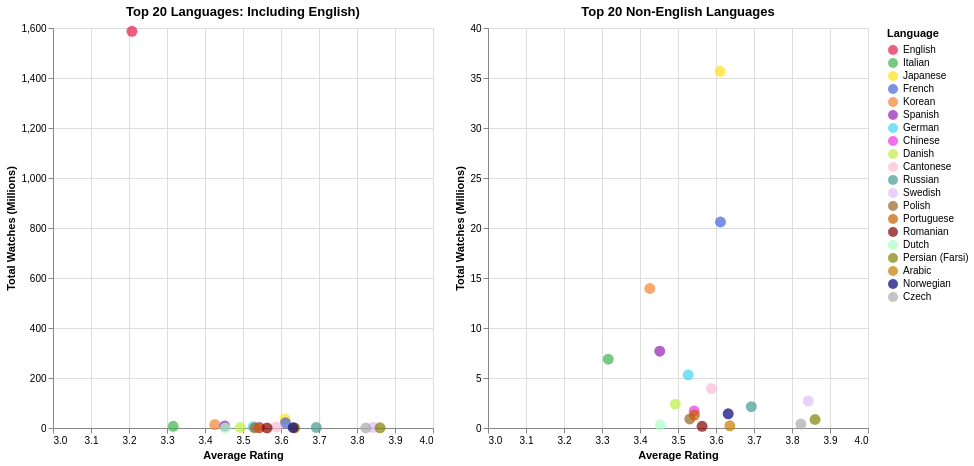

Notebook source saved alongside this figure:
### Code cell
# Average Rating vs Watches by top 20 Languages (Side-by-Side)

import altair as alt

lang_df = pd.read_csv("Movie_Data_File.csv").copy()
lang_df = lang_df.dropna(subset=["Original_language", "Watches", "Average_rating"])
lang_df = lang_df[lang_df["Original_language"] != "No spoken language"]
lang_df = lang_df[lang_df["Watches"] > 0]

# Aggregate per language
lang_agg = lang_df.groupby("Original_language").agg(
    total_watches=("Watches", "sum"),
    avg_rating=("Average_rating", "mean"),
    film_count=("Watches", "count")
).reset_index()

# Top 20 languages by film count
lang_agg = lang_agg.nlargest(20, "film_count").reset_index(drop=True)

# Convert to millions
lang_agg["watches_millions"] = (lang_agg["total_watches"] / 1_000_000).round(2)

# 20 visually distinct colors
legend_color = [
    "#e6194b", "#3cb44b", "#ffe119", "#4363d8", "#f58231",
    "#911eb4", "#42d4f4", "#f032e6", "#bfef45", "#fabed4",
    "#469990", "#dcbeff", "#9a6324", "#c45c00", "#800000",
    "#aaffc3", "#808000", "#c47a00", "#000075", "#a9a9a9"
]

# Split into two dataframes
all_langs   = lang_agg.copy()
non_english = lang_agg[lang_agg["Original_language"] != "English"].copy()

selection = alt.selection_point()

def make_chart(data, title):
    return alt.Chart(data).mark_point(filled=True, size=120).encode(
        x=alt.X("avg_rating:Q", title="Average Rating",
                scale=alt.Scale(domain=[3, 4])),
        y=alt.Y("watches_millions:Q", title="Total Watches (Millions)"),
        color=alt.condition(
            selection,
            alt.Color("Original_language:N",
                      scale=alt.Scale(domain=lang_agg["Original_language"].tolist(),
                                      range=legend_color),
                      legend=alt.Legend(title="Language")),
            alt.value("lightgrey")
        ),
        tooltip=[
            alt.Tooltip("Original_language:N", title="Language"),
            alt.Tooltip("avg_rating:Q", title="Avg Rating", format=".2f"),
            alt.Tooltip("watches_millions:Q", title="Watches (M)", format=".1f"),
            alt.Tooltip("film_count:Q", title="Number of Films")
        ]
    ).add_params(
        selection
    ).properties(
        title=title,
        width=380,
        height=400
    )

chart_all    = make_chart(all_langs,   "Top 20 Languages: Including English)")
chart_no_eng = make_chart(non_english, "Top 20 Non-English Languages")

(chart_all | chart_no_eng)

### Figure 1 — Vega-Lite specification as saved in the notebook (floating-point values rounded to 4 significant figures)
{"config": {"view": {"continuousWidth": 300, "continuousHeight": 300}}, "hconcat": [{"data": {"name": "data-980be70c78867c57ecdd927161024a2d"}, "mark": {"type": "point", "filled": true, "size": 120}, "encoding": {"color": {"condition": {"param": "param_1", "field": "Original_language", "legend": {"title": "Language"}, "scale": {"domain": ["English", "Italian", "Japanese", "French", "Korean", "Spanish", "German", "Chinese", "Danish", "Cantonese", "Russian", "Swedish", "Polish", "Portuguese", "Romanian", "Dutch", "Persian (Farsi)", "Arabic", "Norwegian", "Czech"], "range": ["#e6194b", "#3cb44b", "#ffe119", "#4363d8", "#f58231", "#911eb4", "#42d4f4", "#f032e6", "#bfef45", "#fabed4", "#469990", "#dcbeff", "#9a6324", "#c45c00", "#800000", "#aaffc3", "#808000", "#c47a00", "#000075", "#a9a9a9"]}, "type": "nominal"}, "value": "lightgrey"}, "tooltip": [{"field": "Original_language", "title": "Language", "type": "nominal"}, {"field": "avg_rating", "format": ".2f", "title": "Avg Rating", "type": "quantitative"}, {"field": "watches_millions", "format": ".1f", "title": "Watches (M)", "type": "quantitative"}, {"field": "film_count", "title": "Number of Films", "type": "quantitative"}], "x": {"field": "avg_rating", "scale": {"domain": [3, 4]}, "title": "Average Rating", "type": "quantitative"}, "y": {"field": "watches_millions", "title": "Total Watches (Millions)", "type": "quantitative"}}, "height": 400, "name": "view_1", "title": "Top 20 Languages: Including English)", "width": 380}, {"data": {"name": "data-e1c31b08f467aa214d633c78506736ab"}, "mark": {"type": "point", "filled": true, "size": 120}, "encoding": {"color": {"condition": {"param": "param_1", "field": "Original_language", "legend": {"title": "Language"}, "scale": {"domain": ["English", "Italian", "Japanese", "French", "Korean", "Spanish", "German", "Chinese", "Danish", "Cantonese", "Russian", "Swedish", "Polish", "Portuguese", "Romanian", "Dutch", "Persian (Farsi)", "Arabic", "Norwegian", "Czech"], "range": ["#e6194b", "#3cb44b", "#ffe119", "#4363d8", "#f58231", "#911eb4", "#42d4f4", "#f032e6", "#bfef45", "#fabed4", "#469990", "#dcbeff", "#9a6324", "#c45c00", "#800000", "#aaffc3", "#808000", "#c47a00", "#000075", "#a9a9a9"]}, "type": "nominal"}, "value": "lightgrey"}, "tooltip": [{"field": "Original_language", "title": "Language", "type": "nominal"}, {"field": "avg_rating", "format": ".2f", "title": "Avg Rating", "type": "quantitative"}, {"field": "watches_millions", "format": ".1f", "title": "Watches (M)", "type": "quantitative"}, {"field": "film_count", "title": "Number of Films", "type": "quantitative"}], "x": {"field": "avg_rating", "scale": {"domain": [3, 4]}, "title": "Average Rating", "type": "quantitative"}, "y": {"field": "watches_millions", "title": "Total Watches (Millions)", "type": "quantitative"}}, "height": 400, "name": "view_2", "title": "Top 20 Non-English Languages", "width": 380}], "params": [{"name": "param_1", "select": {"type": "point"}, "views": ["view_1", "view_2"]}], "$schema": "https://vega.github.io/schema/vega-lite/v5.20.1.json", "datasets": {"data-980be70c78867c57ecdd927161024a2d": [{"Original_language": "English", "total_watches": 1586710808, "avg_rating": 3.208, "film_count": 7641, "watches_millions": 1587.0}, {"Original_language": "Italian", "total_watches": 6883899, "avg_rating": 3.316, "film_count": 323, "watches_millions": 6.88}, {"Original_language": "Japanese", "total_watches": 35673384, "avg_rating": 3.611, "film_count": 299, "watches_millions": 35.67}, {"Original_language": "French", "total_watches": 20602430, "avg_rating": 3.612, "film_count": 279, "watches_millions": 20.6}, {"Original_language": "Korean", "total_watches": 13953408, "avg_rating": 3.426, "film_count": 137, "watches_millions": 13.95}, {"Original_language": "Spanish", "total_watches": 7682465, "avg_rating": 3.452, "film_count": 109, "watches_millions": 7.68}, {"Original_language": "German", "total_watches": 5311552, "avg_rating": 3.527, "film_count": 86, "watches_millions": 5.31}, {"Original_language": "Chinese", "total_watches": 1696575, "avg_rating": 3.543, "film_count": 63, "watches_millions": 1.7}, {"Original_language": "Danish", "total_watches": 2376555, "avg_rating": 3.493, "film_count": 57, "watches_millions": 2.38}, {"Original_language": "Cantonese", "total_watches": 3939661, "avg_rating": 3.588, "film_count": 55, "watches_millions": 3.94}, {"Original_language": "Russian", "total_watches": 2127239, "avg_rating": 3.693, "film_count": 41, "watches_millions": 2.13}, {"Original_language": "Swedish", "total_watches": 2685368, "avg_rating": 3.843, "film_count": 29, "watches_millions": 2.69}, {"Original_language": "Polish", "total_watches": 900068, "avg_rating": 3.531, "film_count": 18, "watches_millions": 0.9}, {"Original_language": "Portuguese", "total_watches": 1290482, "avg_rating": 3.543, "film_count": 18, "watches_millions": 1.29}, {"Original_language": "Romanian", "total_watches": 168796, "avg_rating": 3.563, "film_count": 18, "watches_millions": 0.17}, {"Original_language": "Dutch", "total_watches": 290974, "avg_rating": 3.454, "film_count": 17, "watches_millions": 0.29}, {"Original_language": "Persian (Farsi)", "total_watches": 853552, "avg_rating": 3.861, "film_count": 15, "watches_millions": 0.85}, {"Original_language": "Arabic", "total_watches": 218121, "avg_rating": 3.636, "film_count": 14, "watches_millions": 0.22}, {"Original_language": "Norwegian", "total_watches": 1417539, "avg_rating": 3.632, "film_count": 14, "watches_millions": 1.42}, {"Original_language": "Czech", "total_watches": 388060, "avg_rating": 3.823, "film_count": 12, "watches_millions": 0.39}], "data-e1c31b08f467aa214d633c78506736ab": [{"Original_language": "Italian", "total_watches": 6883899, "avg_rating": 3.316, "film_count": 323, "watches_millions": 6.88}, {"Original_language": "Japanese", "total_watches": 35673384, "avg_rating": 3.611, "film_count": 299, "watches_millions": 35.67}, {"Original_language": "French", "total_watches": 20602430, "avg_rating": 3.612, "film_count": 279, "watches_millions": 20.6}, {"Original_language": "Korean", "total_watches": 13953408, "avg_rating": 3.426, "film_count": 137, "watches_millions": 13.95}, {"Original_language": "Spanish", "total_watches": 7682465, "avg_rating": 3.452, "film_count": 109, "watches_millions": 7.68}, {"Original_language": "German", "total_watches": 5311552, "avg_rating": 3.527, "film_count": 86, "watches_millions": 5.31}, {"Original_language": "Chinese", "total_watches": 1696575, "avg_rating": 3.543, "film_count": 63, "watches_millions": 1.7}, {"Original_language": "Danish", "total_watches": 2376555, "avg_rating": 3.493, "film_count": 57, "watches_millions": 2.38}, {"Original_language": "Cantonese", "total_watches": 3939661, "avg_rating": 3.588, "film_count": 55, "watches_millions": 3.94}, {"Original_language": "Russian", "total_watches": 2127239, "avg_rating": 3.693, "film_count": 41, "watches_millions": 2.13}, {"Original_language": "Swedish", "total_watches": 2685368, "avg_rating": 3.843, "film_count": 29, "watches_millions": 2.69}, {"Original_language": "Polish", "total_watches": 900068, "avg_rating": 3.531, "film_count": 18, "watches_millions": 0.9}, {"Original_language": "Portuguese", "total_watches": 1290482, "avg_rating": 3.543, "film_count": 18, "watches_millions": 1.29}, {"Original_language": "Romanian", "total_watches": 168796, "avg_rating": 3.563, "film_count": 18, "watches_millions": 0.17}, {"Original_language": "Dutch", "total_watches": 290974, "avg_rating": 3.454, "film_count": 17, "watches_millions": 0.29}, {"Original_language": "Persian (Farsi)", "total_watches": 853552, "avg_rating": 3.861, "film_count": 15, "watches_millions": 0.85}, {"Original_language": "Arabic", "total_watches": 218121, "avg_rating": 3.636, "film_count": 14, "watches_millions": 0.22}, {"Original_language": "Norwegian", "total_watches": 1417539, "avg_rating": 3.632, "film_count": 14, "watches_millions": 1.42}, {"Original_language": "Czech", "total_watches": 388060, "avg_rating": 3.823, "film_count": 12, "watches_millions": 0.39}]}}
